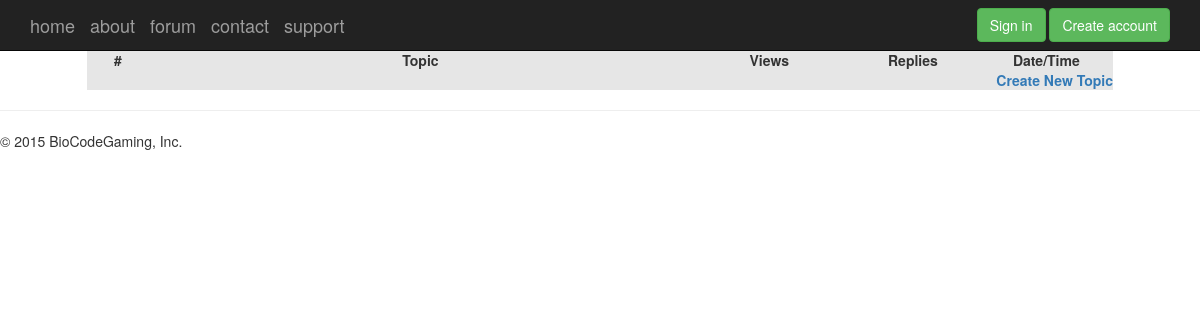
Before: /main_forum.php with the older database file.
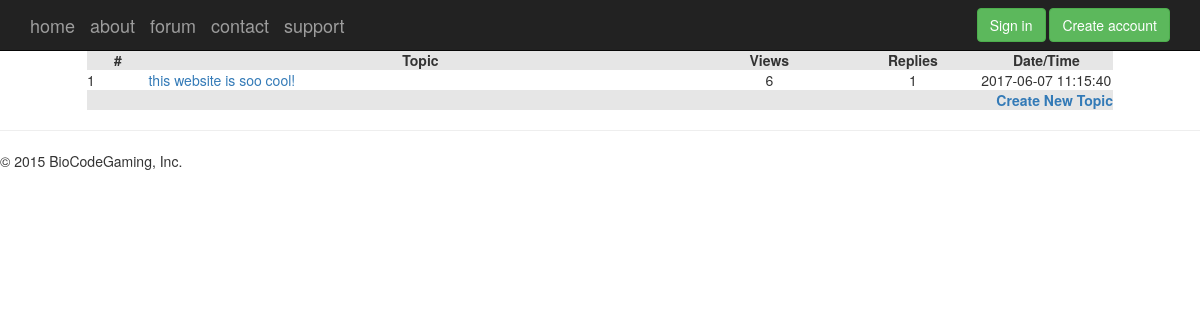
After: the same page with the newer database file.
### tables this page shows
CREATE TABLE IF NOT EXISTS `forum_question` (
  `id` int(4) NOT NULL AUTO_INCREMENT,
  `topic` varchar(255) NOT NULL,
  `detail` longtext NOT NULL,
  `name` varchar(65) NOT NULL,
  `email` varchar(65) NOT NULL,
  `datetime` varchar(25) NOT NULL,
  `view` int(4) NOT NULL,
  `reply` int(4) NOT NULL,
  PRIMARY KEY (`id`)
);

### main_forum.php (the view, shortened to what this page needs)
<?php
$tbl_name="forum_question";
$sql="SELECT * FROM $tbl_name ORDER BY id DESC";
$result=mysql_query($sql);
?>
<!DOCTYPE html>
<html lang="en">
  <head>
    <link href="css/bootstrap.min.css" rel="stylesheet">
    <link href="css/ie10-viewport-bug-workaround.css" rel="stylesheet">
    <link href="css/style.css" rel="stylesheet">
  </head>
  <body>
    <nav class="navbar navbar-inverse navbar-fixed-top">
      <div class="container">
        <div class="navbar-header">
          </div>
                 <?php
      if ($_SESSION['userlogedin'] == true)
      {
        ?>
        <div id="navbar" class="navbar-collapse collapse">
    <div id="navbar" class="navbar-collapse collapse">
              <form class="navbar-form navbar-right" action="index.php" method="POST">
                <fieldset>
                 <input class="btn btn-logout" type="submit" name="mylogout" value="logout">
                 <a class="btn btn-logout" href="userProfile.php">Go to profile</a>
                </fieldset>
              </form>
        </div>
        </div>
        <?php
    }
    else
    {
    ?>
    <div id="navbar" class="navbar-collapse collapse">
          <form class="navbar-form navbar-right">
            <a class="btn btn-success" href="login.php">Sign in</a>
            <a class="btn btn-success" href="registration.php">Create account</a>
          </form>
        </div>
    <?php
      }
    ?>
      </div>
    </nav>
    <div class="container">
    <table width="90%" border="0" align="center" cellpadding="5" cellspacing="2" bgcolor="#CCCCCC">
      <div class="ForumTopBar">
        <tr>
          <td width="6%" align="center" bgcolor="#E6E6E6"><strong>#</strong></td>
          <td width="53%" align="center" bgcolor="#E6E6E6"><strong>Topic</strong></td>
          <td width="15%" align="center" bgcolor="#E6E6E6"><strong>Views</strong></td>
          <td width="13%" align="center" bgcolor="#E6E6E6"><strong>Replies</strong></td>
          <td width="13%" align="center" bgcolor="#E6E6E6"><strong>Date/Time</strong></td>
        </tr>
      </div>
      <?php
      while($rows=mysql_fetch_array($result)){
      ?>
      <tr>
        <td bgcolor="#FFFFFF"><?php echo $rows['id']; ?></td>
        <td bgcolor="#FFFFFF"><a href="view_topic.php?id=<?php echo $rows['id']; ?>"><?php echo $rows['topic']; ?></a><BR></td>
        <td align="center" bgcolor="#FFFFFF"><?php echo $rows['view']; ?></td>
        <td align="center" bgcolor="#FFFFFF"><?php echo $rows['reply']; ?></td>
        <td align="center" bgcolor="#FFFFFF"><?php echo $rows['datetime']; ?></td>
      </tr>
      <?php
      }
      ?>
      <tr>
        <td colspan="5" align="right" bgcolor="#E6E6E6"><a href="create_topic.php"><strong>Create New Topic</strong> </a></td>
      </tr>
    </table>
    </div>
      <hr>
      <footer>
        <p>&copy; 2015 BioCodeGaming, Inc.</p>
      </footer>
  </body>
</html>

### css/style.css (style rules this page uses)
body { padding-top: 50px; padding-bottom: 20px; opacity: 1; transition: 1s opacity; }
.navbar-brand { transition: 0.2s ease; }
.btn { transition: 0.2s ease; }
.btn-success { color: #fff; background-color: #5cb85c; border-color: #4cae4c; }

Changed rows visible on the page:
added forum_question: id "1", topic "this website is soo cool!", view "6", reply "1", datetime "2017-06-07 11:15:40"
